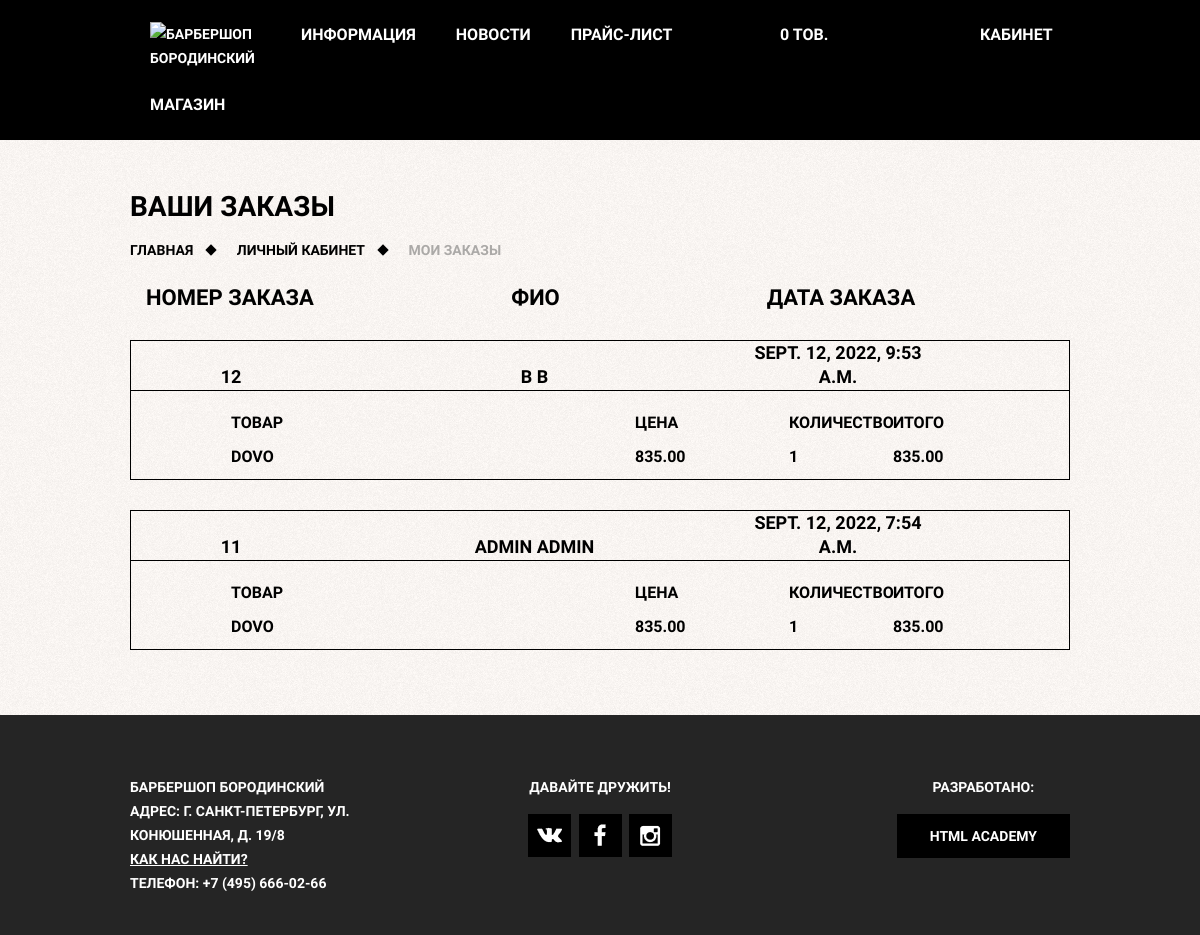
Page /account/my_orders/ (signed in) on the committed database.
### barber_orders/models.py (models this page shows, shortened)
class Order(models.Model):
    NO_PAID = 0
    PAID = 1
    SENT = 2
    DELIVERED = 3
    STATUS_CHOICES = ((NO_PAID, 'Не оплачено'),
                      (PAID, 'Оплачено'),
                      (SENT, 'Отправлено'),
                      (DELIVERED, 'Доставлено')
                      )
    first_name = models.CharField(max_length=20)
    last_name = models.CharField(max_length=30)
    email = models.EmailField()
    address = models.CharField(max_length=250)
    phone = models.CharField(max_length=15)
    user_comment = models.TextField(blank=True)
    created = models.DateTimeField(auto_now_add=True)
    updated = models.DateTimeField(auto_now=True)
    status = models.IntegerField(choices=STATUS_CHOICES, default=NO_PAID)
    profile = models.ForeignKey(Profile, related_name='profile_orders', on_delete=models.SET_NULL, null=True)
    class Meta:
        ordering = ('-created',)

class OrderItem(models.Model):
    order = models.ForeignKey(Order, related_name='items', 	on_delete=models.CASCADE)
    product = models.ForeignKey(Product, related_name='order_items', on_delete=models.CASCADE)
    price = models.DecimalField(max_digits=10, decimal_places=2)
    quantity = models.PositiveIntegerField(default=1)
    def get_cost(self):
        return self.price * self.quantity

### barber_shop/models.py (models this page shows, shortened)
class Product(models.Model):
    category = models.ForeignKey('Category',
                                 on_delete=models.PROTECT,
                                 related_name='product_category'
                                 )
    group = models.ForeignKey('ProductGroup',
                              on_delete=models.PROTECT,
                              related_name='product_group'
                              )
    name = models.ForeignKey('Manufacturer',
                             on_delete=models.PROTECT,
                             related_name='product_name'
                             )
    slug = models.SlugField(max_length=100, blank=True, unique=True)
    article = models.CharField(max_length=20, db_index=True)
    preview_image = models.ImageField(upload_to='shop_gallery/preview', blank=True)
    price = models.DecimalField(max_digits=5, decimal_places=0)
    available = models.BooleanField(default=True)
    short_description = models.TextField(blank=True)
    description = RichTextUploadingField(blank=True, null=True)
    created = models.DateTimeField(auto_now_add=True)
    updated = models.DateTimeField(auto_now=True)
    def __str__(self):
        return self.name.manufacturer
    class Meta:
        ordering = ['-updated']

class Manufacturer(models.Model):
    manufacturer = models.CharField(max_length=35)
    slug = models.SlugField(max_length=35, blank=True, unique=True)

### barber_account/views.py (the view)
# urls.py: path('my_orders/', show_my_orders, name='my_orders'),
@login_required
def show_my_orders(request):
    user = User.objects.get(id=request.user.id)
    profile = Profile.objects.filter(user=user).get()
    my_orders = profile.profile_orders.all()
    return render(request, 'barber_account/my_orders.html', {'my_orders': my_orders})

### barber_account/templates/barber_account/my_orders.html (shortened to what this page needs)
{% extends 'base.html' %}
{% block bodyclass %}
	class="inner-page"
{% endblock %}
{% block content %}
	<h1>Ваши заказы</h1>
	<ul class="breadcrumbs">
        <li><a href="{% url 'main_page' %}">Главная</a></li>
        <li><a href="{% url 'dashboard' %}">Личный кабинет</a></li>
        <li class="current">Мои заказы</li>
    </ul>
	<div style="font-size:22px; margin-bottom:30px;">
		<div style="display:inline-block; width:200px; text-align:center;">Номер заказа</div>
		<div style="display:inline-block; width:400px; text-align:center;">ФИО</div>
		<div style="display:inline-block; width:200px; text-align:center;">Дата заказа</div>
	</div>
	{% for order in my_orders %}
		<div style="margin-bottom:30px; border:1px solid #000">
			<div style="margin-bottom:20px; border-bottom:1px solid #000;">
				<div style="display:inline-block; width:200px; font-size:18px; text-align:center;">{{ order.id }}</div>
				<div style="display:inline-block; width:400px; font-size:18px; text-align:center;">{{ order.first_name }}  {{ order.last_name }}</div>
				<div style="display:inline-block; width:200px; font-size:18px; text-align:center;">{{ order.created }}</div>
			</div>
			<div style="margin-left:100px; font-size:16px;">
				<div style="display:inline-block; width:400px;">Товар</div>
				<div style="display:inline-block; width:150px;">Цена</div>
				<div style="display:inline-block; width:100px;">Количество</div>
				<div style="display:inline-block; width:150px;">Итого</div>
				<div style="margin-top:10px; margin-bottom:10px;">
				{% for item in order.items.all %}
					<div style="display:inline-block; width:400px;">{{ item.product }}</div>
					<div style="display:inline-block; width:150px;">{{ item.price }}</div>
					<div style="display:inline-block; width:100px;">{{ item.quantity }}</div>
					<div style="display:inline-block; width:150px;">{{ item.get_cost }}</div>
				{% endfor %}
				</div>
			</div>
		</div>
	{% endfor %}
{% endblock %}

### static/css/style.css (style rules this page uses)
html, body { margin: 0; padding: 0; }
body { min-width: 960px; font-weight: 700; font-size: 14px; line-height: 24px; font-family: "PT Sans Narrow", "Arial", sans-serif; color: #ffffff; text-transform: uppercase; background: #000000 url(../images/tint.png) no-repeat center top; }
.inner-page { color: #000000; background: #f8f3f0 url(../images/pattern-white.jpg) repeat; }
.breadcrumbs { margin: 0; padding: 0; list-style: none; }
.breadcrumbs li { position: relative; display: inline; padding-right: 40px; }
.breadcrumbs a { color: #000000; text-decoration: none; }
.breadcrumbs .current { color: #aba9a7; }
.breadcrumbs li::after { content: ""; position: absolute; top: 4px; right: 18px; width: 8px; height: 8px; background-color: #000000; transform: rotate(45deg); }
.breadcrumbs .current::after { content: none; }

### rows in the picture
Order: id "12", first_name "B", last_name "B", created "SEPT. 12, 2022, 9:53 A.M."
OrderItem: product "DOVO", price "835.00", quantity "1", get_cost "835.00"
Order: id "11", first_name "ADMIN", last_name "ADMIN", created "SEPT. 12, 2022, 7:54 A.M."
OrderItem: product "DOVO", price "835.00", quantity "1", get_cost "835.00"
